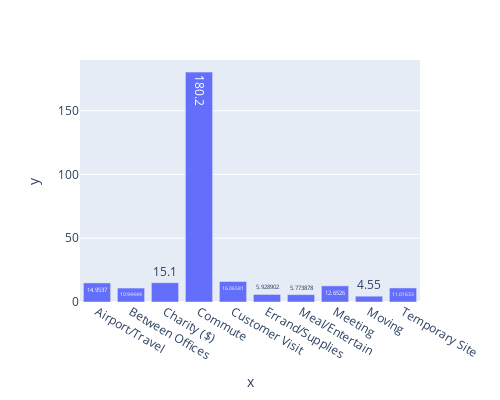

Notebook cell for this chart:
### Code cell
px.bar(x=df.groupby('PURPOSE')['MILES'].mean().index,
       y=df.groupby('PURPOSE')['MILES'].mean().values,height=400,width=500,text_auto=True)

### Figure 1 — Plotly figure (JSON) as saved in the notebook; plotly's stock layout.template omitted (floating-point values rounded to 4 significant figures)
{"data": [{"alignmentgroup": "True", "hovertemplate": "x=%{x}<br>y=%{y}<extra></extra>", "legendgroup": "", "marker": {"color": "#636efa", "pattern": {"shape": ""}}, "name": "", "offsetgroup": "", "orientation": "v", "showlegend": false, "textposition": "auto", "texttemplate": "%{y}", "type": "bar", "x": ["Airport/Travel", "Between Offices", "Charity ($)", "Commute", "Customer Visit", "Errand/Supplies", "Meal/Entertain", "Meeting", "Moving", "Temporary Site"], "xaxis": "x", "y": [14.95, 10.94, 15.1, 180.2, 16.07, 5.929, 5.774, 12.65, 4.55, 11.02], "yaxis": "y"}], "layout": {"barmode": "relative", "height": 400, "legend": {"tracegroupgap": 0}, "margin": {"t": 60}, "width": 500, "xaxis": {"anchor": "y", "domain": [0, 1], "title": {"text": "x"}}, "yaxis": {"anchor": "x", "domain": [0, 1], "title": {"text": "y"}}}}
